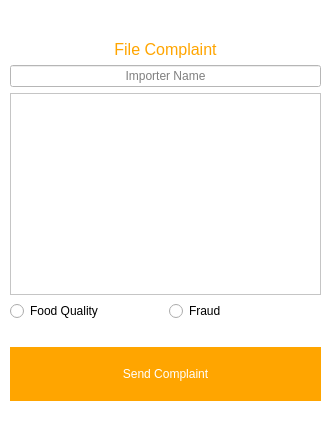
<?xml version="1.0" encoding="UTF-8"?>
<ui version="4.0">
 <class>MainWindow</class>
 <widget class="QMainWindow" name="MainWindow">
  <property name="geometry">
   <rect>
    <x>0</x>
    <y>0</y>
    <width>332</width>
    <height>442</height>
   </rect>
  </property>
  <property name="windowTitle">
   <string>MainWindow</string>
  </property>
  <property name="styleSheet">
   <string notr="true">background-color: white;
color: black;</string>
  </property>
  <widget class="QWidget" name="centralwidget">
   <widget class="QWidget" name="gridLayoutWidget">
    <property name="geometry">
     <rect>
      <x>10</x>
      <y>40</y>
      <width>311</width>
      <height>361</height>
     </rect>
    </property>
    <layout class="QGridLayout" name="gridLayout">
     <item row="3" column="0">
      <widget class="QRadioButton" name="quality">
       <property name="text">
        <string>Food Quality</string>
       </property>
      </widget>
     </item>
     <item row="0" column="0" colspan="2">
      <widget class="QLabel" name="label">
       <property name="font">
        <font>
         <pointsize>12</pointsize>
        </font>
       </property>
       <property name="styleSheet">
        <string notr="true">color: orange;</string>
       </property>
       <property name="text">
        <string>File Complaint</string>
       </property>
       <property name="alignment">
        <set>Qt::AlignCenter</set>
       </property>
      </widget>
     </item>
     <item row="3" column="1">
      <widget class="QRadioButton" name="fraud">
       <property name="text">
        <string>Fraud</string>
       </property>
      </widget>
     </item>
     <item row="1" column="0" colspan="2">
      <widget class="QLineEdit" name="importer_name">
       <property name="alignment">
        <set>Qt::AlignCenter</set>
       </property>
       <property name="placeholderText">
        <string>Importer Name</string>
       </property>
      </widget>
     </item>
     <item row="5" column="0" colspan="2">
      <widget class="QPushButton" name="send_btn">
       <property name="styleSheet">
        <string notr="true">QPushButton {
	background-color: orange;
	color: white;
	border: 20px solid orange;
}

QPushButtonHover {
	background-color: rgb(57, 57, 57);
}</string>
       </property>
       <property name="text">
        <string>Send Complaint</string>
       </property>
      </widget>
     </item>
     <item row="2" column="0" colspan="2">
      <widget class="QTextEdit" name="complaint_text"/>
     </item>
     <item row="4" column="0" colspan="2">
      <widget class="QLabel" name="err_msg">
       <property name="styleSheet">
        <string notr="true">color: rgb(166, 0, 0);</string>
       </property>
       <property name="text">
        <string/>
       </property>
       <property name="alignment">
        <set>Qt::AlignCenter</set>
       </property>
      </widget>
     </item>
    </layout>
   </widget>
  </widget>
 </widget>
 <resources/>
 <connections/>
</ui>
